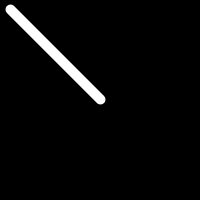
Frame 1 (no input)
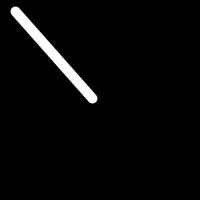
Frame 60 (the mouse pressed at the canvas centre just before this capture)
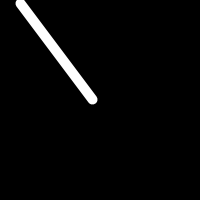
Frame 120 (the mouse held since frame 60 and released just before this capture)

The Processing sketch that drew these frames (run headless with seeded random() and noise(); from frame 60 on, the mouse is pressed at the canvas centre):

// Processing sketch: opgave222
// ── opgave222.pde
class Shape {
    float x;
    float y;
    float r;
    
    Shape(float x_, float y_, float r_) {
        x = x_;
        y = y_;
        r = r_;
    }
    
    void jiggle() {
        x += random(-1,1);
        y += random(-1,1);
    }
    
    void display() {
        point(x,y); 
    }
}

class Line extends Shape {
    float x2, y2;
    
    Line(float x_, float y_, float r_, float x2_, float y2_) {
        super(x_, y_, r_);
        x2 = x2_;
        y2 = y2_;
    }
    
    void jiggle() {
        super.jiggle();
        x2 += random(-1,1);
        y2 += random(-1,1);
    }
    
    void display() {
        strokeWeight(r);
        stroke(255);
        line(x, y, x2, y2);
    }
}

Line l = new Line(10, 10, 10, 100, 100);
void setup() {
    size(200,200);
}

void draw() {
    background(0);
    l.jiggle();
    l.display();
}
